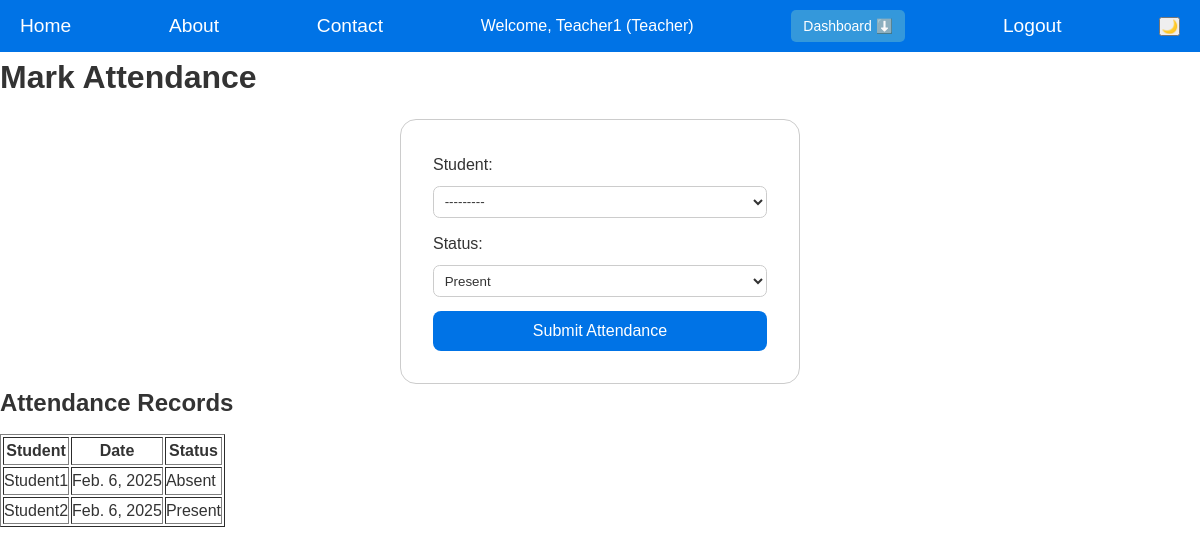
Before: /mark-attendance/ (signed in) with the older database file.
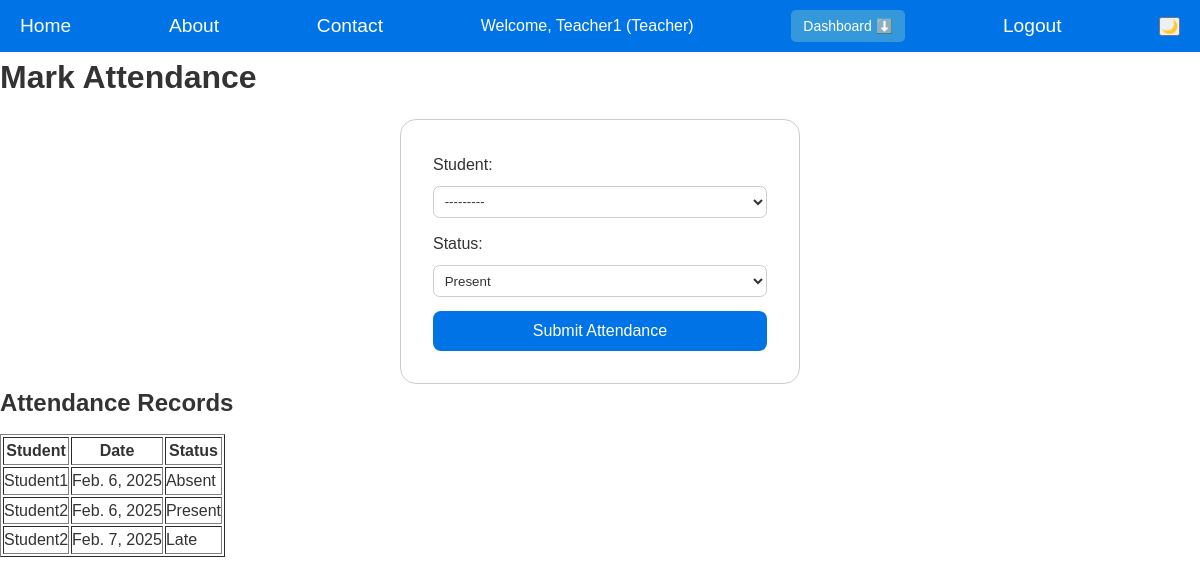
After: the same page with the newer database file.
### core/models.py (models this page shows, shortened)
class Attendance(models.Model):
    student = models.ForeignKey(settings.AUTH_USER_MODEL, on_delete=models.CASCADE, limit_choices_to={'role': 'student'})
    date = models.DateField(auto_now_add=True)
    status = models.CharField(
        max_length=10,
        choices=[('Present', 'Present'), ('Absent', 'Absent'), ('Late', 'Late')],
        default='Present'
    )
    teacher = models.ForeignKey(settings.AUTH_USER_MODEL, on_delete=models.CASCADE, related_name='attendance_teacher')

class User(AbstractUser):
    ROLE_CHOICES = [
        ('admin', 'Admin'),
        ('teacher', 'Teacher'),
        ('student', 'Student'),
        ('parent', 'Parent'),
        ('staff', 'Non-Academic Staff'),
    ]
    role = models.CharField(max_length=20, choices=ROLE_CHOICES, default='student')
    def __str__(self):
        return self.username

### core/views.py (the view)
# urls.py: path('mark-attendance/', views.mark_attendance, name='mark_attendance'),
@login_required
@user_passes_test(lambda user: user.role == 'teacher')
def mark_attendance(request):
    if request.method == 'POST':
        form = AttendanceForm(request.POST)
        if form.is_valid():
            attendance = form.save(commit=False)
            attendance.teacher = request.user
            attendance.save()
            return redirect('mark_attendance')
    else:
        form = AttendanceForm()
    attendance_records = Attendance.objects.filter(teacher=request.user)
    return render(request, 'core/mark_attendance.html', {'form': form, 'attendance_records': attendance_records})

### core/forms.py
class AttendanceForm(forms.ModelForm):
    class Meta:
        model = Attendance
        fields = ['student', 'status']

### core/templates/core/mark_attendance.html (shortened to what this page needs)
{% extends 'core/base.html' %}
{% block content %}
    <h1>Mark Attendance</h1>
    <form method="post">
        {{ form.as_p }}
        <button type="submit">Submit Attendance</button>
    </form>
    <h2>Attendance Records</h2>
    <table border="1">
        <tr>
            <th>Student</th>
            <th>Date</th>
            <th>Status</th>
        </tr>
        {% for record in attendance_records %}
            <tr>
                <td>{{ record.student }}</td>
                <td>{{ record.date }}</td>
                <td>{{ record.status }}</td>
            </tr>
        {% endfor %}
    </table>
{% endblock %}

Changed rows visible on the page:
added Attendance: student "Student2", date "Feb. 7, 2025", status "Late"
